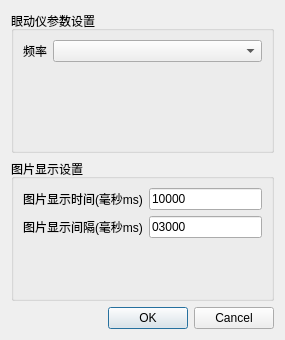
<?xml version="1.0" encoding="UTF-8"?>
<ui version="4.0">
 <class>setting_dialog</class>
 <widget class="QDialog" name="setting_dialog">
  <property name="geometry">
   <rect>
    <x>0</x>
    <y>0</y>
    <width>285</width>
    <height>340</height>
   </rect>
  </property>
  <property name="windowTitle">
   <string>Dialog</string>
  </property>
  <layout class="QVBoxLayout" name="verticalLayout">
   <item>
    <widget class="QGroupBox" name="eyetracker_settings">
     <property name="title">
      <string>眼动仪参数设置</string>
     </property>
     <layout class="QFormLayout" name="formLayout">
      <item row="0" column="0">
       <widget class="QLabel" name="frequency_label">
        <property name="text">
         <string>频率</string>
        </property>
        <property name="buddy">
         <cstring>frequency_combobox</cstring>
        </property>
       </widget>
      </item>
      <item row="0" column="1">
       <widget class="QComboBox" name="frequency_combobox">
        <property name="editable">
         <bool>false</bool>
        </property>
        <property name="currentText">
         <string/>
        </property>
       </widget>
      </item>
     </layout>
    </widget>
   </item>
   <item>
    <widget class="QGroupBox" name="imgshow_settings">
     <property name="title">
      <string>图片显示设置</string>
     </property>
     <layout class="QFormLayout" name="formLayout_2">
      <item row="0" column="0">
       <widget class="QLabel" name="imgshow_time_label">
        <property name="text">
         <string>图片显示时间(毫秒ms)</string>
        </property>
        <property name="buddy">
         <cstring>imgshow_time_value</cstring>
        </property>
       </widget>
      </item>
      <item row="0" column="1">
       <widget class="QLineEdit" name="imgshow_time_value">
        <property name="inputMask">
         <string>99999;-</string>
        </property>
        <property name="text">
         <string>10000</string>
        </property>
        <property name="cursorMoveStyle">
         <enum>Qt::VisualMoveStyle</enum>
        </property>
        <property name="clearButtonEnabled">
         <bool>false</bool>
        </property>
       </widget>
      </item>
      <item row="1" column="0">
       <widget class="QLabel" name="imgshow_interval_label">
        <property name="text">
         <string>图片显示间隔(毫秒ms)</string>
        </property>
        <property name="buddy">
         <cstring>imgshow_interval_value</cstring>
        </property>
       </widget>
      </item>
      <item row="1" column="1">
       <widget class="QLineEdit" name="imgshow_interval_value">
        <property name="inputMask">
         <string comment="1-999999" extracomment="1-999999">99999;-</string>
        </property>
        <property name="text">
         <string>03000</string>
        </property>
       </widget>
      </item>
     </layout>
    </widget>
   </item>
   <item>
    <widget class="QDialogButtonBox" name="buttonBox">
     <property name="orientation">
      <enum>Qt::Horizontal</enum>
     </property>
     <property name="standardButtons">
      <set>QDialogButtonBox::Cancel|QDialogButtonBox::Ok</set>
     </property>
    </widget>
   </item>
  </layout>
 </widget>
 <resources/>
 <connections>
  <connection>
   <sender>buttonBox</sender>
   <signal>accepted()</signal>
   <receiver>setting_dialog</receiver>
   <slot>accept()</slot>
   <hints>
    <hint type="sourcelabel">
     <x>203</x>
     <y>288</y>
    </hint>
    <hint type="destinationlabel">
     <x>157</x>
     <y>199</y>
    </hint>
   </hints>
  </connection>
  <connection>
   <sender>buttonBox</sender>
   <signal>rejected()</signal>
   <receiver>setting_dialog</receiver>
   <slot>reject()</slot>
   <hints>
    <hint type="sourcelabel">
     <x>203</x>
     <y>288</y>
    </hint>
    <hint type="destinationlabel">
     <x>212</x>
     <y>199</y>
    </hint>
   </hints>
  </connection>
 </connections>
</ui>
